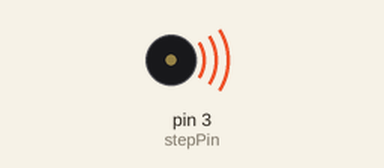
Simulated run of this sketch. Board: Arduino Uno, built with avr-gcc and run on an emulated ATmega328P. Parts: buzzer (waves = sounding).

Above: at 0.31 s.
At 11.66 s:
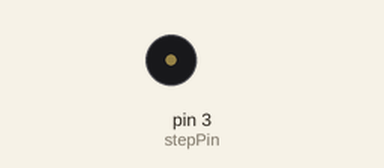
Timing chart, 0 to 13.1 s (numbered marks = the images above):
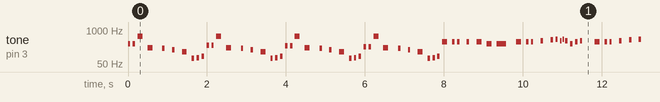

The sketch:

Megalovania.ino
```cpp
//https://github.com/bhagman/Tone

#include <Tone.h>

#define dirPin 2
#define stepPin 3

Tone SMPin[1];     //state how many pins there are

#define D2 NOTE_D2
#define E2 NOTE_E2
#define F2 NOTE_F2
#define G2 NOTE_G2
#define A2 NOTE_A2     //initialize the notes
#define B2 NOTE_B3
#define C3 NOTE_C3
#define D3 NOTE_D3
#define E3 NOTE_E3
#define F3 NOTE_F3
#define G3 NOTE_G3
#define GS3 NOTE_GS3
#define A3 NOTE_A3
#define AS3 NOTE_AS3
#define B3 NOTE_B3
#define C4 NOTE_C4
#define D4 NOTE_D4
#define E4 NOTE_E4
#define F4 NOTE_F4
#define G4 NOTE_G4
#define GS4 NOTE_GS4
#define A4 NOTE_A4
#define B4 NOTE_B4
#define C5 NOTE_C5
#define D5 NOTE_D5
#define E5 NOTE_E5
#define F5 NOTE_F5
#define G5 NOTE_G5
#define NONE 5000

int one = 500,     //initialize the notes
two = 250,
four = 125,
eight = 62,
sixT = 31;

int notes[] = {
  D4, eight,
  D4, eight,
  D5, four,
  GS3, four,
  NONE, eight,
  G3, eight,
  NONE, eight,
  F3, eight,
  NONE, eight,
  D3, four,
  E2, eight,
  F2, eight,
  G2, eight,

  C4, eight,
  C4, eight,
  D5, four,
  GS3, four,
  NONE, eight,
  G3, eight,
  NONE, eight,
  F3, eight,
  NONE, eight,
  D3, four,
  E2, eight,
  F2, eight,
  G2, eight,

  B3, eight,
  B3, eight,
  D5, four,
  GS3, four,
  NONE, eight,
  G3, eight,
  NONE, eight,
  F3, eight,
  NONE, eight,
  D3, four,
  E2, eight,
  F2, eight,
  G2, eight,

  AS3, eight,
  AS3, eight,
  D5, four,
  GS3, four,
  NONE, eight,
  G3, eight,
  NONE, eight,
  F3, eight,
  NONE, eight,
  D3, four,
  E2, eight,
  F2, eight,
  G2, eight,


  F4, four,
  F4, eight,
  F4, eight,
  NONE, eight,
  F4, eight,
  NONE, eight,
  F4, four,
  D4, four,
  D4, two,

  F4, four,
  F4, eight,
  F4, eight,
  NONE, eight,
  G4, eight,
  NONE, eight,
  GS4, eight,
  A4, eight,
  G4, sixT,
  A4, sixT,
  G4, eight,
  D4, eight,
  F4, eight,
  G4, eight,
  NONE, four,

  F4, four,
  F4, eight,
  F4, eight,
  NONE, eight,
  G4, eight,
  NONE, eight,
  GS4, eight,
  NONE, eight,
  A4, eight,
  NONE, eight,
  C5, eight,
  NONE, eight,
  A4, eight + four,

  D5, four,
  D5, four,
  D5, eight,
  A4, eight,
  D5, eight,
  C5, two,
};

void setup() {
  // Set the spinning direction clockwise:
  digitalWrite(dirPin, HIGH);
  SMPin[0].begin(stepPin);   //initialize the pins
}

void loop() {
  for (int i = 0; i < sizeof(notes)/sizeof(notes[0]); i += 2) {
    if (notes[i] == 5000) {
      delay(notes[i + 1] * 2);
      continue;
    }
    SMPin[0].play(notes[i]); //play a note
    delay(notes[i + 1]);
    SMPin[0].stop(); //stop
    delay(notes[i + 1]);
  }

  delay(5000);

}
```

Measured:
- by itself, tone on pin 3 (stepPin): plays 294 Hz for 0.06 s, 294 Hz for 0.06 s, 587 Hz for 0.13 s, 208 Hz for 0.13 s, 196 Hz for 0.06 s, 175 Hz for 0.06 s … (483 notes in this stretch)
